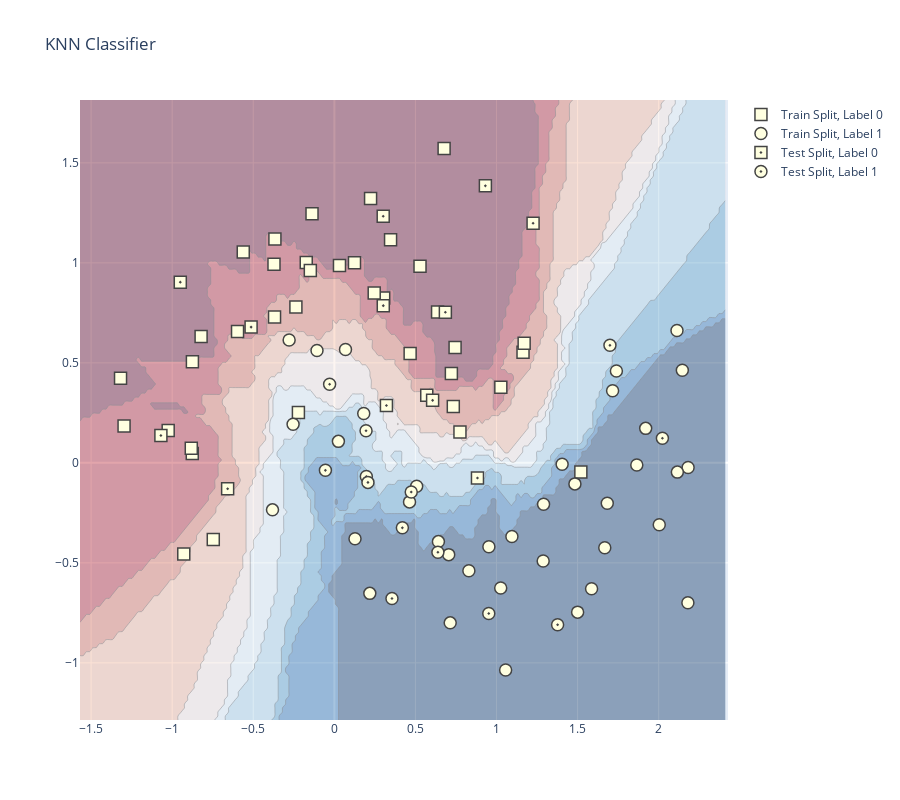

The code cell stored with this chart in its notebook:
### Code cell
#create a visualization of the KNN classifier
#I struggled to change the labels on the key, the image in the notebook is Photoshopped
mesh_size = .02
margin = 0.25

# Load and split data
X, y = make_moons(noise=0.3, random_state=0)
X_train, X_test, y_train, y_test = train_test_split(
    X, y.astype(str), test_size=0.25, random_state=0)

# Create a mesh grid on which we will run our model
x_min, x_max = X[:, 0].min() - margin, X[:, 0].max() + margin
y_min, y_max = X[:, 1].min() - margin, X[:, 1].max() + margin
xrange = np.arange(x_min, x_max, mesh_size)
yrange = np.arange(y_min, y_max, mesh_size)
xx, yy = np.meshgrid(xrange, yrange)

# put classifier on a grid
classifier = KNeighborsClassifier(n_neighbors = 13, metric = 'minkowski', p = 2)
classifier.fit(X_train, y_train)
Z = classifier.predict_proba(np.c_[xx.ravel(), yy.ravel()])[:, 1]
Z = Z.reshape(xx.shape)

trace_specs = [
    [X_train, y_train, '0', 'Train', 'square'],
    [X_train, y_train, '1', 'Train', 'circle'],
    [X_test, y_test, '0', 'Test', 'square-dot'],
    [X_test, y_test, '1', 'Test', 'circle-dot']
]

fig = go.Figure(data=[
    go.Scatter(
        x=X[y==label, 0], y=X[y==label, 1],
        name=f'{split} Split, Label {label}',
        mode='markers', marker_symbol=marker
    )
    for X, y, label, split, marker in trace_specs
])

#add a title
fig.update_layout(title='KNN Classifier', height=800)


fig.update_traces(
    marker_size=12, marker_line_width=1.5,
    marker_color="lightyellow"
)

fig.add_trace(
    go.Contour(
        x=xrange,
        y=yrange,
        z=Z,
        showscale=False,
        colorscale='RdBu',
        opacity=0.4,
        name='Score',
        hoverinfo='skip'
    )
)
fig.show()

### Figure 1 — Plotly figure (JSON) as saved in the notebook; plotly's stock layout.template omitted (floating-point values rounded to 4 significant figures; data arrays with more than 128 entries replaced by an {"elided": "..."} marker saying what was removed)
{"data": [{"marker": {"color": "lightyellow", "line": {"width": 1.5}, "size": 12, "symbol": "square"}, "mode": "markers", "name": "Train Split, Label 0", "type": "scatter", "x": [-1.025, 0.5697, -1.297, 0.3467, 0.6365, -0.1377, 0.7444, -0.2371, 0.5282, -0.3723, -0.8762, -0.3665, 0.3043, 1.52, -0.8217, 0.03159, -0.1733, 0.7216, -0.1481, -0.2217, -0.9286, 0.4673, 1.163, 0.7746, -1.319, -0.597, 1.17, -0.8823, -0.7466, -0.5618, 0.6768, 0.2233, 0.2458, 0.7335, 0.1241, -0.8754, -0.3689, 1.027], "y": [0.1619, 0.3374, 0.1841, 1.116, 0.7544, 1.245, 0.5766, 0.7788, 0.983, 0.9929, 0.04657, 1.12, 0.8237, -0.04516, 0.6314, 0.987, 1.002, 0.4472, 0.9616, 0.2516, -0.4563, 0.547, 0.5529, 0.1538, 0.4231, 0.6572, 0.5984, 0.07249, -0.383, 1.055, 1.572, 1.322, 0.8496, 0.2816, 1.001, 0.5054, 0.7289, 0.3778]}, {"marker": {"color": "lightyellow", "line": {"width": 1.5}, "size": 12, "symbol": "circle"}, "mode": "markers", "name": "Train Split, Label 1", "type": "scatter", "x": [1.29, 1.668, -0.3815, 2.181, 0.1273, 2.146, 2.115, 0.6417, 0.8295, -0.2545, 2.113, -0.107, 0.06873, 1.92, 1.405, 2.003, 0.7052, -0.2788, 1.056, 1.288, 0.02494, 1.865, 0.5076, 1.483, 0.9529, 2.18, 1.739, 0.1812, 1.026, 1.095, 1.5, 1.683, 0.4636, 1.716, 0.2186, 1.586, 0.7144], "y": [-0.2069, -0.4249, -0.2349, -0.02292, -0.3797, 0.463, -0.04624, -0.3937, -0.5393, 0.1932, 0.6621, 0.5618, 0.5665, 0.1725, -0.007057, -0.3091, -0.4589, 0.6142, -1.036, -0.491, 0.1075, -0.01108, -0.1173, -0.1052, -0.4198, -0.6998, 0.459, 0.2472, -0.6257, -0.3684, -0.7464, -0.202, -0.1952, 0.3607, -0.6525, -0.6298, -0.7999]}, {"marker": {"color": "lightyellow", "line": {"width": 1.5}, "size": 12, "symbol": "square-dot"}, "mode": "markers", "name": "Test Split, Label 0", "type": "scatter", "x": [0.6059, 0.8825, 0.3012, 0.3212, -0.5135, 0.3017, 1.225, 0.6845, -0.6581, -1.07, -0.95, 0.9313], "y": [0.3125, -0.07576, 1.233, 0.2867, 0.6787, 0.786, 1.198, 0.7529, -0.1294, 0.1367, 0.9036, 1.385]}, {"marker": {"color": "lightyellow", "line": {"width": 1.5}, "size": 12, "symbol": "circle-dot"}, "mode": "markers", "name": "Test Split, Label 1", "type": "scatter", "x": [0.1973, 0.1954, 0.3554, 1.377, 2.023, 1.699, 0.6386, 0.9522, 0.474, 0.4195, -0.02922, 0.2072, -0.05514], "y": [-0.06802, 0.1609, -0.6785, -0.8092, 0.1233, 0.5877, -0.4472, -0.7531, -0.1458, -0.3248, 0.3929, -0.09767, -0.03733]}, {"colorscale": [[0, "rgb(103,0,31)"], [0.1, "rgb(178,24,43)"], [0.2, "rgb(214,96,77)"], [0.3, "rgb(244,165,130)"], [0.4, "rgb(253,219,199)"], [0.5, "rgb(247,247,247)"], [0.6, "rgb(209,229,240)"], [0.7, "rgb(146,197,222)"], [0.8, "rgb(67,147,195)"], [0.9, "rgb(33,102,172)"], [1, "rgb(5,48,97)"]], "hoverinfo": "skip", "name": "Score", "opacity": 0.4, "showscale": false, "type": "contour", "x": {"elided": "200 float values"}, "y": {"elided": "156 float values"}, "z": {"elided": "156x200 float values"}}], "layout": {"height": 800, "title": {"text": "KNN Classifier"}}}
